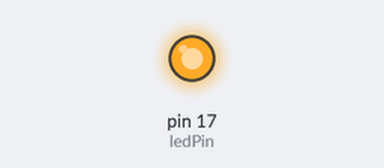
The sketch below on a simulated Arduino Uno, built with avr-gcc and run on an emulated ATmega328P. Parts: output pins drawn as LEDs (lit = HIGH).

Above: at 1.5 s.
At 4.5 s:
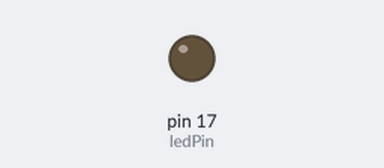
Timing chart, 0 to 7.8 s (numbered marks = the images above):
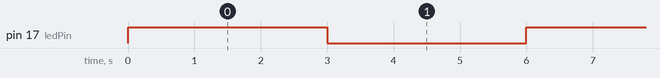

The sketch:

Blink_LED_on_board.ino
```cpp
// This program blinks an external LED connected to pin 17 of the Teensy board.
// The LED will turn ON for 3 seconds and then OFF for 3 seconds.

const int ledPin = 17;  // Define the pin where the LED is connected

void setup() {
  pinMode(ledPin, OUTPUT);  // Set the LED pin as an output
}

void loop() {
  digitalWrite(ledPin, HIGH);  // Turn the LED ON
  delay(3000);                 // Wait for 3 seconds
  digitalWrite(ledPin, LOW);   // Turn the LED OFF
  delay(3000);                 // Wait for 3 seconds
}
```

Measured:
- by itself, pin 17 (ledPin): alternates HIGH for 3.0 s and LOW for 3.0 s
